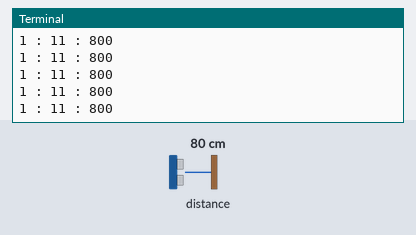
A program run on a simulated Raspberry Pi (BCM pin numbers). Parts: the last lines printed to the terminal. Inputs (shaded band) come from the test bench; at power-on: distance to the obstacle 80 cm.

Above: at 1.2 s.
1.3 s: distance to the obstacle set to 2 cm
At 1.7 s:
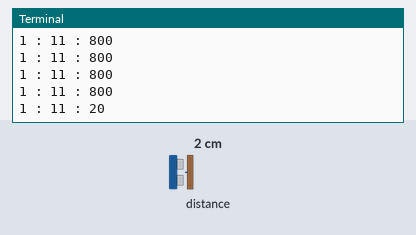
2.8 s: distance to the obstacle set to 4 cm
At 2.96 s:
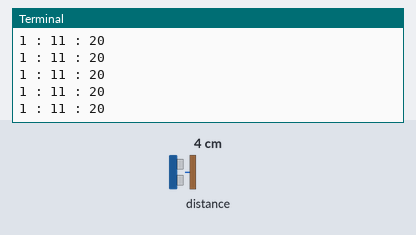
Timing chart, 0 to 5.8 s (numbered marks = the images above; inputs shaded):
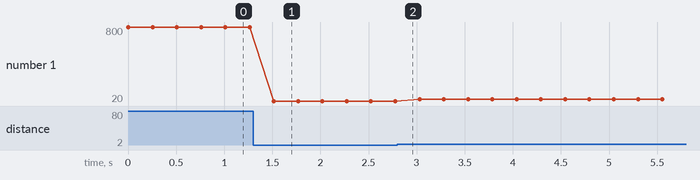

The program:

core_vl53l0x.py
```python
#!/usr/bin/env python
import smbus
import struct
import time

def makeuint16(lsb, msb):
    return ((msb & 0xFF) << 8)  | (lsb & 0xFF)

ADDRESS                         = 0x29
VL53L0X_REG_SYSRANGE_START      = 0x000
VL53L0X_REG_RESULT_RANGE_STATUS	= 0x0014

bus = smbus.SMBus(1)

while 1:
   ret = bus.write_byte_data(ADDRESS, VL53L0X_REG_SYSRANGE_START, 0x01)
   val = bus.read_byte_data(ADDRESS, VL53L0X_REG_RESULT_RANGE_STATUS)
   data = bus.read_i2c_block_data(ADDRESS, 0x14, 12)
   DeviceRangeStatusInternal = str((data[0] & 0x78) >> 3)
   dist = str(makeuint16(data[11], data[10]))
   print( "%s : %s : %s" % ( str(val & 0x01), DeviceRangeStatusInternal, dist))
   time.sleep(0.25)
```

Measured:
- after the input at 1.3 s, the terminal: prints a new line after 0.22 s (image 1)
- plotted number 1: 800 → 20 after the input at 1.3 s, 20 → 40 after the input at 2.8 s
